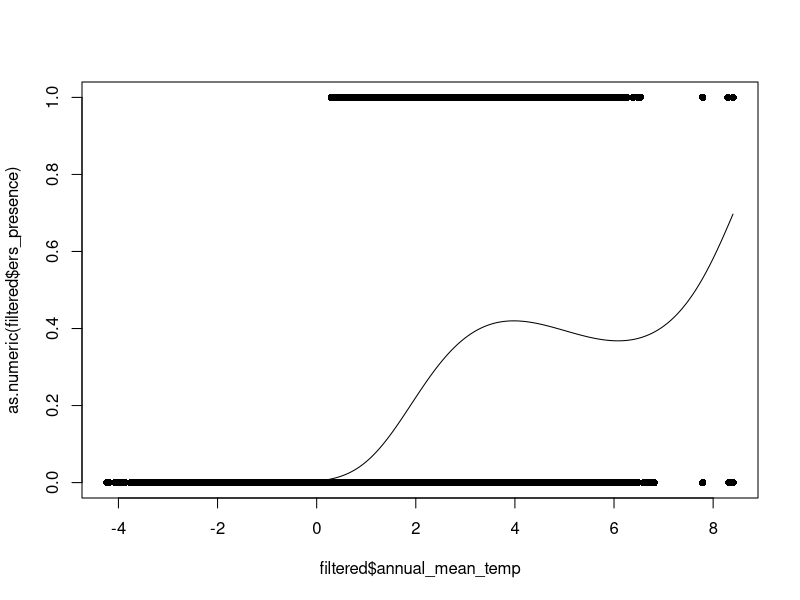
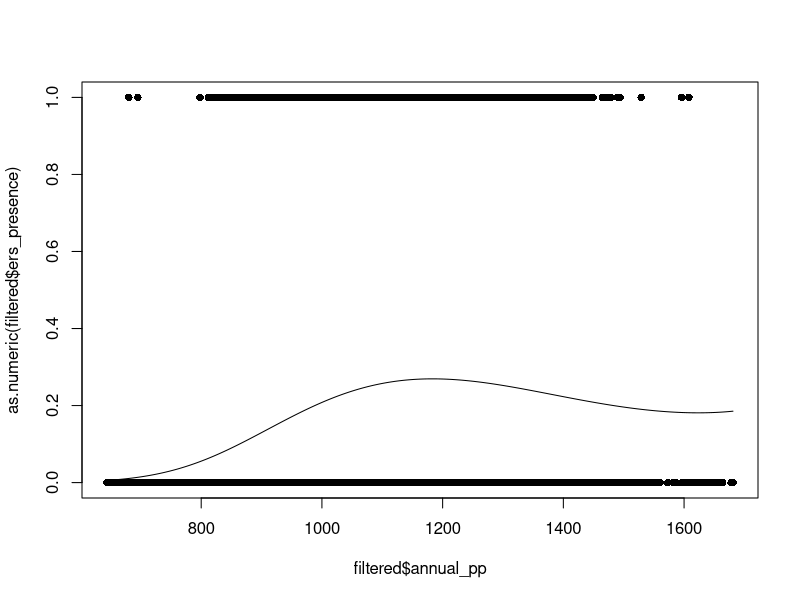

Write the R code that produced these figures, in order.
setwd("~/Desktop/markov")
dat <- read.csv("raw_data.csv", row.names=NULL)


## filter data
filtered <- dat[
	is.na(dat$disturbance) & 
	((dat$drainage >= 20 & dat$drainage <= 41) | is.na(dat$drainage)),]

# compute presence/absence
filtered$ers[is.na(filtered$ers)] <- 0
filtered$ers_presence <- (filtered$ers > 0)


##
sdm <- glm(ers_presence ~ annual_pp * annual_mean_temp + I(annual_pp^2) + I(annual_pp^3)
	+ I(annual_mean_temp^2) + I(annual_mean_temp^3), data=filtered, family=binomial)
	
	
x <- seq(min(filtered$annual_mean_temp), max(filtered$annual_mean_temp), 0.01)
plot(filtered$annual_mean_temp, as.numeric(filtered$ers_presence), pch=16)
lines(x, predict(sdm, newdata=data.frame(annual_mean_temp=x, annual_pp=rep(mean(filtered$annual_pp), length(x))), type='response'))

x <- seq(min(filtered$annual_pp), max(filtered$annual_pp), 0.01)
plot(filtered$annual_pp, as.numeric(filtered$ers_presence), pch=16)
lines(x, predict(sdm, newdata=data.frame(annual_pp = x, annual_mean_temp=rep(mean(filtered$annual_mean_temp), length(x))), type='response'))

save(sdm, file="sdm.rdata")